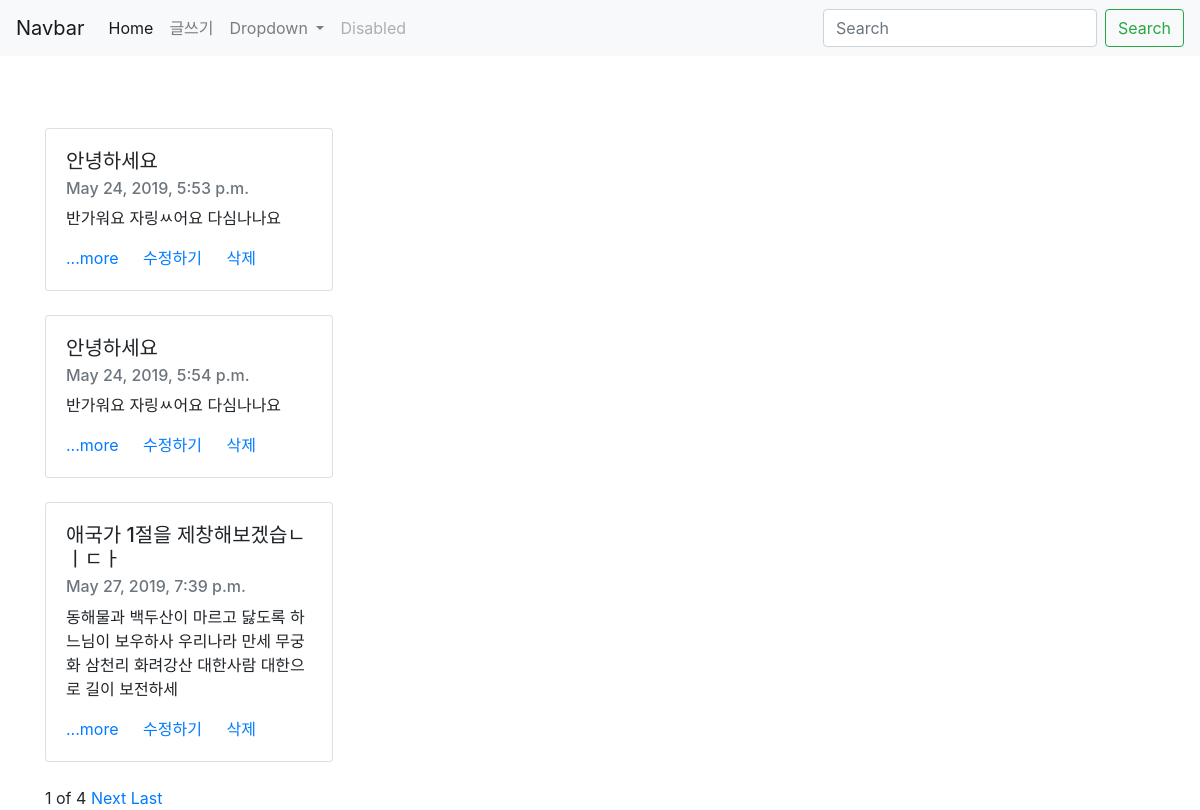
The page / on the database its author committed.
### blog/models.py (models this page shows, shortened)
class Blog(models.Model):
    title = models.CharField(max_length = 200)
    pub_date = models.DateTimeField('date published')
    body = models.TextField()
    def summary(self):
        return self.body[:100]

### blog/views.py (the view)
# urls.py: 2. Add a URL to urlpatterns:  path('', views.home, name='home')
def home(request):
    blogs = Blog.objects
    blog_list = Blog.objects.all()
    paginator = Paginator(blog_list, 3)
    page = request.GET.get('page')
    posts = paginator.get_page(page)
    return render(request, 'home.html', {'blogs' :blogs, 'posts':posts})

### blog/templates/home.html (shortened to what this page needs)
{% load staticfiles%}
<head>
    <link rel="stylesheet" href="https://stackpath.bootstrapcdn.com/bootstrap/4.3.1/css/bootstrap.min.css">
</head>
<body>
    <nav class="navbar navbar-expand-lg navbar-light bg-light">
        <a class="navbar-brand" href="#">Navbar</a>
        <div class="collapse navbar-collapse" id="navbarSupportedContent">
          <ul class="navbar-nav mr-auto">
            <li class="nav-item active">
              <a class="nav-link" href="#">Home <span class="sr-only">(current)</span></a>
            </li>
            <li class="nav-item">
              <a class="nav-link" href="{% url 'new' %}">글쓰기</a>
            </li>
            <li class="nav-item dropdown">
              <a class="nav-link dropdown-toggle" href="#" id="navbarDropdown" role="button" data-toggle="dropdown" aria-haspopup="true" aria-expanded="false">
                Dropdown
              </a>
            </li>
            <li class="nav-item">
              <a class="nav-link disabled" href="#" tabindex="-1" aria-disabled="true">Disabled</a>
            </li>
          </ul>
          <form class="form-inline my-2 my-lg-0">
            <input class="form-control mr-sm-2" type="search" placeholder="Search" aria-label="Search">
            <button class="btn btn-outline-success my-2 my-sm-0" type="submit">Search</button>
          </form>
        </div>
      </nav>
<br><br><br>
      {% for blog in posts %}
      <div class="container">
      <div class="card" style="width: 18rem;">
        <div class="card-body">
          <h5 class="card-title">{{blog.title}}</h5>
          <h6 class="card-subtitle mb-2 text-muted">{{blog.pub_date}}</h6>
          <p class="card-text">{{blog.summary}}</p>
          <a href="{% url 'details' blog.id %}" class="card-link">...more</a>
          <a href="{% url 'edit' blog.id %}" class="card-link">수정하기</a>
          <a href="{% url 'delete' blog.id %}" class="card-link">삭제</a>
        </div>
      </div><br>
    </div>
    {%endfor%}
    <div class = "container">
      <span>{{posts.number}}</span>
      <span>of</span>
      <span>{{posts.paginator.num_pages}}</span>
      {%if posts.has_next%}
      <a href="?page={{posts.next_page_number}}">Next</a>
      <a href="?page={{posts.paginator.num_pages}}">Last</a>
      {%endif%}
    </div>
</body>

### rows shown on the page
Blog: title "안녕하세요", pub_date "May 24, 2019, 5:53 p.m.", summary "반가워요 자링ㅆ어요 다심나나요"
Blog: title "안녕하세요", pub_date "May 24, 2019, 5:54 p.m.", summary "반가워요 자링ㅆ어요 다심나나요"
Blog: title "애국가 1절을 제창해보겠습ㄴㅣㄷㅏ", pub_date "May 27, 2019, 7:39 p.m.", summary "동해물과 백두산이 마르고 닳도록 하느님이 보우하사 우리나라 만세 무궁화 삼천리 화려강산 대한사람 대한으로 길이 보전하세"

### other values the page prints
{{ posts.number }} "1"
{{ posts.paginator.num_pages }} "4"
